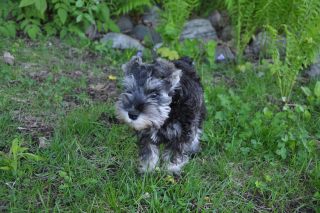
//> input picture ejemplos/puppy.bmp, 320 x 213 px
$ ./ejemplo1   (built with g++ and OpenCV 4)
//> lines starting //> are read from the running program, lines starting //| are printed output that depends on the picture
#include <iostream>

#include <opencv2/core.hpp>
#include <opencv2/highgui.hpp>
#include <opencv2/imgproc.hpp>


int main() {


cv:: Mat img;

//std:: cout << " Filas de la img: "<<img.rows<<"\n Columnas de la img: "<< img.cols << "\n Tipo de la img: "<< img.type() << "\n Canales de la img: "<< img.channels()<<std::endl;


img = cv:: imread("puppy.bmp");
//> img is the input picture: 213 rows x 320 cols, CV_8UC3; mean B, G, R 73.8, 106.5, 77.2

if (img.empty()){

	std::cout << "No se lee la imagen"<<std:: endl;
}

std:: cout << " Filas de la img: "<<img.rows<<"\n Columnas de la img: "<< img.cols << "\n Tipo de la img: "<< img.type() << "\n Canales de la img: "<< img.channels()<<std::endl;
//|  Filas de la img: 213
//|  Columnas de la img: 320
//|  Tipo de la img: 16
//|  Canales de la img: 3


cv:: namedWindow("Imagen original");
cv:: imshow("Imagen original",img);
//cv:: waitKey(0);


// Este codigo pasa la imagen de entrada a gris
cv:: Mat imgGray(img.rows,img.cols,CV_8UC1);
cv:: Vec3b pixel; // es un vector de tres elementos de tipo uchar de opencv.

for (int i=0; i < img.rows; i++){


	for(int j=0; j < img.cols ; j++){


		pixel= img.at<cv:: Vec3b>(i,j);

		uchar B = pixel[0];
		uchar G = pixel[1];
		uchar R = pixel[2];

		imgGray.at<uchar>(i,j)= (B+G+R) / 3;

		//std:: cout << (int)imgGray.at<uchar>(i,j) << std:: endl; // PARA VER VALORES DEL PIXEL!!!


	}
}
//> this loop made 213 passes
//> pixel on passes 1 to 3: [35, 118, 74], [53, 128, 80], [73, 144, 90]
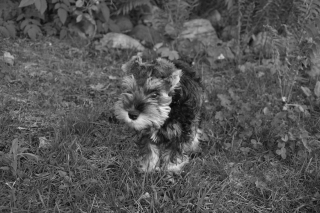
//> imgGray: 213 rows x 320 cols, CV_8UC1; min 7, max 232, mean 85.5
//> after the loop, pixel = [22, 75, 38]

cv:: namedWindow("Imagen gris");
cv:: imshow("Imagen gris",imgGray);


std:: cout << " Filas de la img: "<<imgGray.rows<<"\n Columnas de la img: "<< imgGray.cols << "\n Tipo de la img: "<< imgGray.type() << "\n Canales de la img: "<< imgGray.channels()<<std::endl;
//|  Filas de la img: 213
//|  Columnas de la img: 320
//|  Tipo de la img: 0
//|  Canales de la img: 1


cv:: Mat imgGray2(img.rows,img.cols,CV_8UC1);


//Hace lo mismo pero de otra forma

for (int i=0; i < img.rows; i++){

	cv:: Vec3b * imgPtr = img.ptr<cv:: Vec3b>(i);
	uchar * imgGrayPtr = imgGray2.ptr<uchar>(i);

	for(int j=0; j < img.cols ; j++){

		uchar B = imgPtr[j][0];
		uchar G = imgPtr[j][1];
		uchar R = imgPtr[j][2];

		imgGrayPtr[j]= (B+G+R) / 3;

		//std:: cout << (int)imgGray.at<uchar>(i,j) << std:: endl; // PARA VER VALORES DEL PIXEL!!!

	}
}


cv:: namedWindow("Imagen gris2");
cv:: imshow("Imagen gris2",imgGray2);
cv:: waitKey(0); // en waitkey la opcion 0 es esperar a pulsar cualquier tecla, si pones cualquier número son los milisegundos a esperar para cerrar la ventana

return 0;

}
